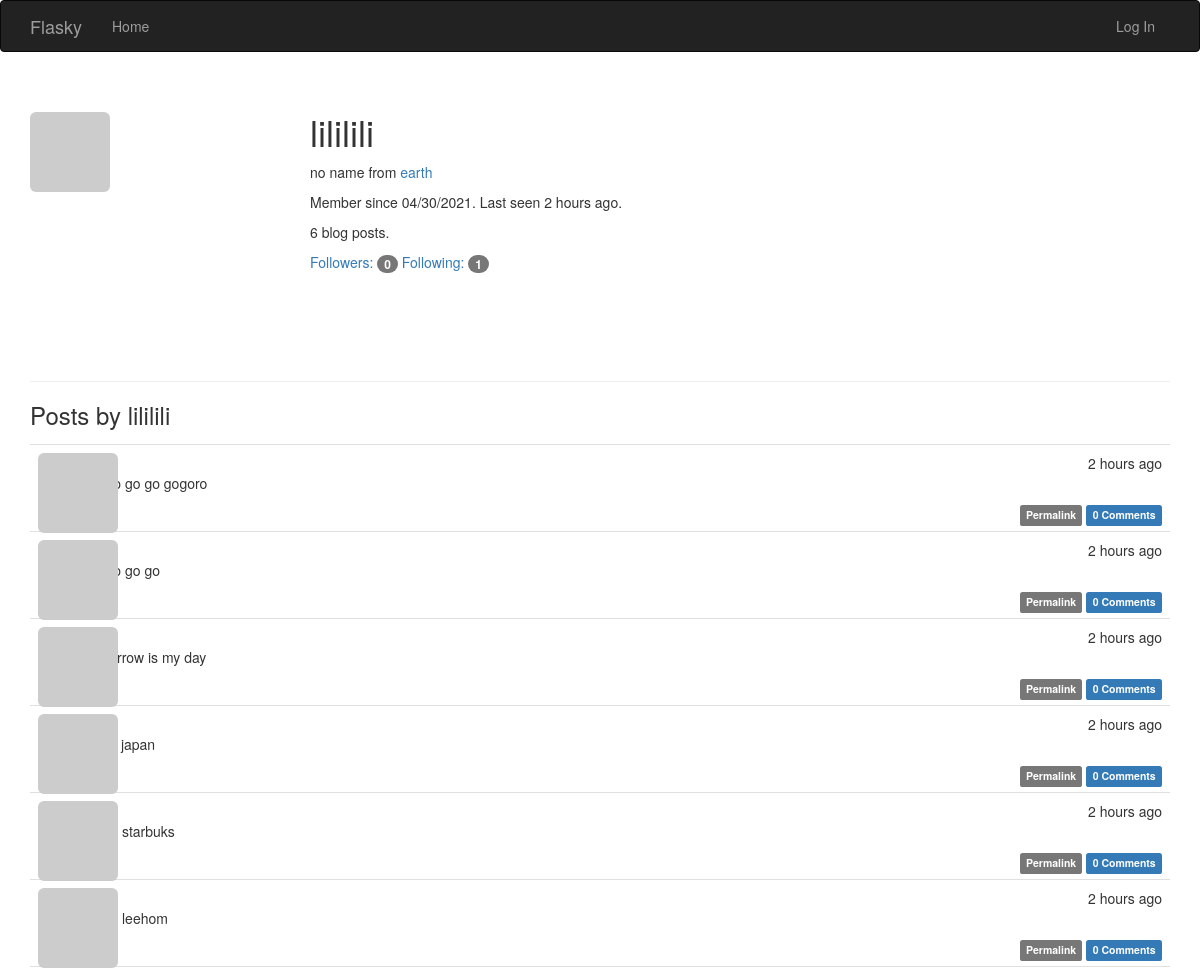
The page /user/lililili on the database its author committed.
### app/models.py (models this page shows, shortened)
class User(UserMixin, db.Model):
    __tablename__ = 'users'
    id = db.Column(db.Integer, primary_key=True)
    username = db.Column(db.String(64), unique=True, index=True)
    email = db.Column(db.String(64), unique=True, index=True)  # 讓使用者可以用email 登入
    role_id = db.Column(db.Integer, db.ForeignKey('roles.id'))
    password_hash = db.Column(db.String(128))
    confirmed = db.Column(db.Boolean, default=False)  # 帳號確認狀態
    name = db.Column(db.String(64))  # 本名
    location = db.Column(db.String(64))
    about_me = db.Column(db.Text())
    member_since = db.Column(db.DateTime(), default=datetime.utcnow)  # 建立時間
    last_seen = db.Column(db.DateTime(), default=datetime.utcnow)  # 上次訪問時間
    avatar_hash = db.Column(db.String(32))  # 儲存頭像URL用
    posts = db.relationship('Post', backref='author', lazy='dynamic')
    followed = db.relationship('Follow', foreign_keys=[Follow.follower_id],
                                         backref=db.backref('follower', lazy='joined'),
                                         lazy='dynamic',
                                         cascade='all, delete-orphan')
    followers = db.relationship('Follow', foreign_keys=[Follow.followed_id],
                                          backref=db.backref('followed', lazy='joined'),
                                          lazy='dynamic',
                                          cascade='all, delete-orphan')
    comments = db.relationship('Comment', backref='author', lazy='dynamic')  # 與評論的關係
    @property  # property 是只能讀取的屬性特性
    def password(self):
        raise AttributeError('password is not a readable attribute')
    def gravatar(self, size=100, default='identicon', rating='g'):  # 產生gravatar的URL
        url = 'https://secure.gravatar.com/avatar'
        hash = self.avatar_hash or self.gravatar_hash()
        return f'{url}/{hash}?s={size}&d={default}&r={rating}'

class Post(db.Model):
    __tablename__ = 'posts'
    id = db.Column(db.Integer, primary_key=True)
    body = db.Column(db.Text) # 儲存markdown 格式文章
    body_html = db.Column(db.Text)  # 儲存html 格式文章
    timestamp = db.Column(db.DateTime, index=True, default=datetime.utcnow)
    author_id = db.Column(db.Integer, db.ForeignKey('users.id'))
    comments = db.relationship('Comment', backref='post', lazy='dynamic')  # 與評論的關聯

### app/main/views.py (the view)
@main.route('/user/<username>')
def user(username):
    user = User.query.filter_by(username=username).first_or_404()  # 若找不到user就跳404
    posts = user.posts.order_by(Post.timestamp.desc()).all()
    return render_template('user.html', user=user, posts=posts)  # 將user傳入模板 顯示訊息

### app/auth/views.py (called while the page is built)
@auth.before_app_request  # 註冊成全域的裝飾器
def before_request():
    if current_user.is_authenticated:  # 如果使用者有登入下的判斷
        current_user.ping()  # 每次都執行 更新上次登入時間
        if not current_user.confirmed and request.endpoint \
            and request.blueprint != 'auth' and request.endpoint != 'static':
            return redirect(url_for('auth.unconfirmed'))

### app/main/__init__.py (called while the page is built)
@main.app_context_processor
def inject_permissions():
    return dict(Permission=Permission)

### app/models.py (called while the page is built)
    def can(self, permissions):
        return False

    def is_administrator(self):
        return False

### app/templates/user.html (shortened to what this page needs)
{% extends "base.html" %}
{% import "_macros.html" as macros %}
{% block page_content %}
<div class="page-header">
    <img class="img-rounded profile-thumbnail" src="{{ user.gravatar(size=256) }}">
    <div class="profile-header">
        <h1>{{ user.username }}</h1>
        {% if user.name or user.location %}
        <p>
            {% if user.name %}
                {{ user.name }}
            {% endif %}
            {% if user.location %}
                from <a href="http://maps.google.com/?q={{ user.location }}">{{ user.location }}</a>
            {% endif %}
        </p>
        {% endif %}
        <p>Member since {{ moment(user.member_since).format('L') }}. Last seen {{ moment(user.last_seen).fromNow() }}.</p>
        <p>{{ user.posts.count() }} blog posts.</p>
        <p>
            <a href="{{ url_for('.followers', username=user.username) }}">Followers: <span class="badge">{{ user.followers.count() - 1 }}</span></a>
            <a href="{{ url_for('.followed_by', username=user.username) }}">Following: <span class="badge">{{ user.followed.count() - 1 }}</span></a>
        </p>
    </div>
</div>
<h3>Posts by {{ user.username }}</h3>
{% include '_posts.html' %}
{% endblock %}

### app/templates/_posts.html (shortened to what this page needs)
<ul class="posts">
    {% for post in posts %}
    <li class="post">
        <div class="post-thumbnail">
            <a href="{{ url_for('.user', username=post.author.username) }}">
                <img class="img-rounded profile-thumbnail" src="{{ post.author.gravatar(size=40) }}">
            </a>
        </div>
        <div class="post-content">
            <div class="post-date">{{ moment(post.timestamp).fromNow() }}</div>
            <div class="post-author"><a href="{{ url_for('.user', username=post.author.username) }}">{{ post.author.username }}</a></div>
                    <div class="post-body">
                {% if post.body_html %}
                    {{ post.body_html | safe }}
                {% else %}
                    {{ post.body }}
                {% endif %}
        </div>
            <div class="post-footer">
                <a href="{{ url_for('.post', id=post.id) }}">
                    <span class="label label-default">Permalink</span>
                </a>
                <a href="{{ url_for('.post', id=post.id) }}#comments">
                    <span class="label label-primary">{{ post.comments.count() }} Comments</span>
                </a>
            </div>
    </li>
    {% endfor %}
</ul>

### app/static/styles.css (style rules this page uses)
.profile-thumbnail { position: absolute; }
.profile-header { min-height: 260px; margin-left: 280px; }
ul.posts { list-style-type: none; padding: 0px; margin: 16px 0px 0px 0px; border-top: 1px solid #e0e0e0; }
ul.posts li.post { padding: 8px; border-bottom: 1px solid #e0e0e0; }
div.post-date { float: right; }
div.post-author { font-weight: bold; }
div.post-thumbnail { position: absolute; }
div.post-content { margin-left: 48px; min-height: 48px; }
div.post-footer { text-align: right; }

### rows shown on the page
User: username "lililili", name "no name", location "earth", member_since "04/30/2021", last_seen "2 hours ago"
Post: timestamp "2 hours ago", body_html "go go go go gogoro", comments.count "0"
Post: timestamp "2 hours ago", body_html "go go go go", comments.count "0"
Post: timestamp "2 hours ago", body_html "tomorrow is my day", comments.count "0"
Post: timestamp "2 hours ago", body_html "go to japan", comments.count "0"
Post: timestamp "2 hours ago", body_html "i love starbuks", comments.count "0"
Post: timestamp "2 hours ago", body_html "i love leehom", comments.count "0"

### other values the page prints
{{ user.posts.count() }} "6"
{{ user.followers.count() - 1 }} "0"
{{ user.followed.count() - 1 }} "1"
